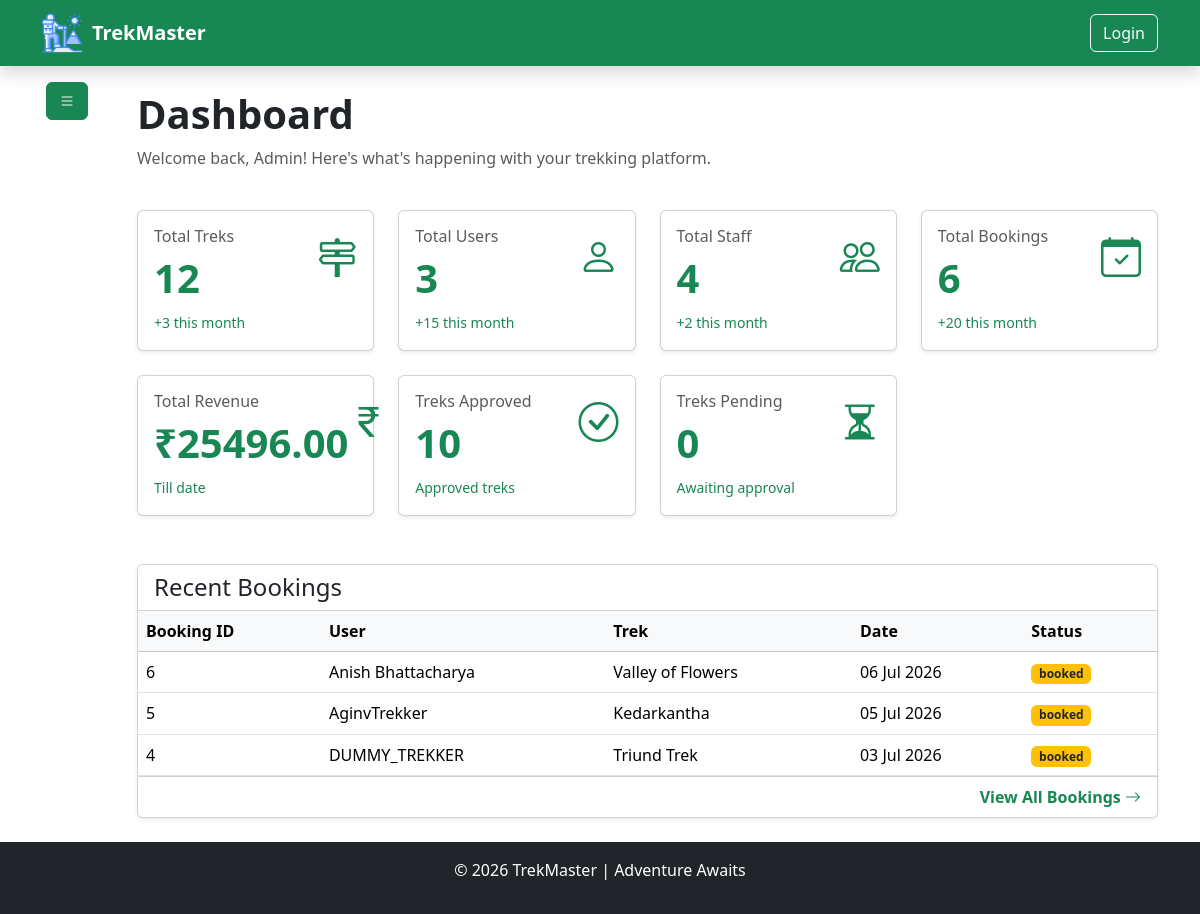
The page /admin/dashboard (signed in) on the database its author committed.
### model/model.py (models this page shows, shortened)
class BaseModel(TimeStampMixin, db.Model):
    __abstract__ = True  ## means this class is not a table in the database, but it can be inherited by other models to have common fields [new concept of abstract base class in SQLAlchemy]
    id = db.Column(db.Integer, primary_key=True)

class BookingModel(BaseModel):
    __tablename__ = "bookings"
    user_id = db.Column(db.Integer, db.ForeignKey("users.id"), nullable=False)
    trek_id = db.Column(db.Integer, db.ForeignKey("treks.id"), nullable=False)
    booking_date = db.Column(db.DateTime, default=datetime.utcnow, nullable=False)
    status = db.Column(
        db.Enum(BookingStatus), default=BookingStatus.BOOKED, nullable=False
    )
    payment_status = db.Column(
        db.Enum(PaymentStatus), default=PaymentStatus.PENDING, nullable=False
    )
    amount_paid = db.Column(db.Numeric(10, 2), nullable=False, default=0.00)
    booking_cancel_date = db.Column(db.DateTime, nullable=True)
    booking_cancel_reason = db.Column(db.String(500), nullable=True)
    __table_args__ = (
        db.UniqueConstraint(
            "user_id", "trek_id", name="unique_user_trek_booking"
        ),  ## only one user can book a trek at a time
    )

class UserModel(BaseModel):  ## trekkers [by default] , staff [call StaffModel] , admin [programitically created]
    __tablename__ = "users"
    username = db.Column(db.String(50), nullable=False)
    email = db.Column(db.String(100), unique=True, nullable=False)
    phone = db.Column(db.String(15), unique=True, nullable=False)
    password_hash = db.Column(db.String(128), nullable=False)
    role = db.Column(db.Enum(UserRole), default=UserRole.TREKKER, nullable=False)
    """
    # db.Enum is used to store the enum values in the database as strings, and it will automatically handle the conversion between the enum and the string representation in the database.
    # raw syntax : db.Enum("admin" , "user" , "staff" , name = "user_roles")  # this is the raw syntax to create enum in SQLAlchemy, but we are using python enum class to create enum and then using it in the model.
    """
    is_active = db.Column(db.Boolean, default=True, nullable=False)
    is_blacklisted = db.Column(db.Boolean, default=False, nullable=False)
    blacklisted_reason = db.Column(db.String(500), nullable=True)
    bookings = db.relationship(
        "BookingModel",  ## here we specify the python model name not the table name
        backref=db.backref("user", lazy=True), # gives booking132.user to access the user who made the booking
        foreign_keys="BookingModel.user_id",  # which foreign key should be used
        lazy=True,
        cascade="all, delete-orphan",  # if a user is deleted, all their bookings will be deleted as well
    )
    staff_profile = db.relationship(
        "StaffModel",
        backref=db.backref("user", uselist=False),
        uselist=False,
        cascade="all, delete-orphan",
    )
    reviews = db.relationship(
        "TrekReviewModel",
        backref=db.backref("user", lazy=True),
        foreign_keys="TrekReviewModel.user_id",
        lazy=True,
        cascade="all, delete-orphan",
    )

class TrekModel(BaseModel):
    __tablename__ = "treks"
    name = db.Column(db.String(100), nullable=False)
    location = db.Column(db.String(100), nullable=False)
    difficulty = db.Column(db.Enum(TrekDifficulty), nullable=False)
    duration = db.Column(db.Integer, nullable=False)  # in days
    total_slots = db.Column(db.Integer, nullable=False, default=10)
    available_slots = db.Column(db.Integer, nullable=False, default=10)
    price = db.Column(db.Numeric(10, 2), nullable=False)
    description = db.Column(db.String(600), nullable=True)
    image_url = db.Column(db.String(200), nullable=True)
    starting_at = db.Column(db.DateTime, nullable=False, default=datetime.utcnow)
    ending_at = db.Column(db.DateTime, nullable=False)
    status = db.Column(db.Enum(TrekStatus), default=TrekStatus.PENDING, nullable=False)
    assigned_staff_id = db.Column(db.Integer, db.ForeignKey("staffs.id"), nullable=True)
    bookings = db.relationship(
        "BookingModel", backref=db.backref("trek", lazy=True), lazy=True, cascade="all, delete-orphan"
    )  # one to many relationship with BookingModel
    reviews = db.relationship(
        "TrekReviewModel", backref=db.backref("trek", lazy=True), lazy=True, cascade="all, delete-orphan"
    )  # one to many relationship with ReviewModel
    __table_args__ = (
        db.CheckConstraint(
            "available_slots <= total_slots", name="check_available_slots"
        ),
        db.CheckConstraint("starting_at < ending_at", name="ending before start constraint"),
        db.CheckConstraint("price >= 0", name="zero_price_constraint"),
    )

### utils/authentication.py (the view)
    def wrapper(*args , **kwargs):
        if "user_id" not in session:
            flash("Please log in to access this page.", "danger")
            return redirect("/auth/login")
        user = UserModel.query.filter_by(id=session["user_id"]).first()
        if not user:
            flash("User not found.", "danger")
            return redirect("/auth/login")
        return func(
            *args,
            **kwargs
        )

### templates/admin/dashboard.html (shortened to what this page needs)
{% extends "base.html" %}
{% block content %}
<div class="container">
    <div class="row flex justify-content-between ">
        <div class="col-1 p-0">
            {% include "admin/sidebar.html" %}
        </div>
        <div class="col-11 ">
            <div class="py-4">
                <h1 class="fw-bold">
                    Dashboard
                </h1>
                <p class="text-muted">
                    Welcome back, Admin!
                    Here's what's happening with your trekking platform.
                </p>
                <div class="row g-4 mt-2">
                    <div class="col-md-6 col-lg-3">
                        <div class="card shadow-sm">
                            <div class="card-body">
                                <div class="d-flex justify-content-between">
                                    <div>
                                        <h6 class="text-muted">
                                            Total Treks
                                        </h6>
                                        <h1 class="text-success fw-bold">
                                           {{ total_treks }}
                                        </h1>
                                        <small class="text-success">
                                            +3 this month
                                        </small>
                                    </div>
                                    <div>
                                        <i class="bi bi-signpost-2 fs-1 text-success"></i>
                                    </div>
                                </div>
                            </div>
                        </div>
                    </div>
                    <div class="col-md-6 col-lg-3">
                        <div class="card shadow-sm">
                            <div class="card-body">
                                <div class="d-flex justify-content-between">
                                    <div>
                                        <h6 class="text-muted">
                                            Total Users
                                        </h6>
                                        <h1 class="text-success fw-bold">
                                            {{ total_trekkers }}
                                        </h1>
                                        <small class="text-success">
                                            +15 this month
                                        </small>
                                    </div>
                                    <i class="bi bi-person fs-1 text-success"></i>
                                </div>
                            </div>
                        </div>
                    </div>
                    <div class="col-md-6 col-lg-3">
                        <div class="card shadow-sm">
                            <div class="card-body">
                                <div class="d-flex justify-content-between">
                                    <div>
                                        <h6 class="text-muted">
                                            Total Staff
                                        </h6>
                                        <h1 class="text-success fw-bold">
                                            {{ total_staff }}
                                        </h1>
                                        <small class="text-success">
                                            +2 this month
                                        </small>
                                    </div>
                                    <i class="bi bi-people fs-1 text-success"></i>
                                </div>
                            </div>
                        </div>
                    </div>
                    <div class="col-md-6 col-lg-3">
                        <div class="card shadow-sm">
                            <div class="card-body">
                                <div class="d-flex justify-content-between">
                                    <div>
                                        <h6 class="text-muted">
                                            Total Bookings
                                        </h6>
                                        <h1 class="text-success fw-bold">
                                            {{ total_bookings }}
                                        </h1>
                                        <small class="text-success">
                                            +20 this month
                                        </small>
                                    </div>
                                    <i class="bi bi-calendar-check fs-1 text-success"></i>
                                </div>
                            </div>
                        </div>
                    </div>
                    <div class="col-md-6 col-lg-3">
                        <div class="card shadow-sm">
                            <div class="card-body">
                                <div class="d-flex justify-content-between">
                                    <div>
                                        <h6 class="text-muted">
                                            Total Revenue
                                        </h6>
                                        <h1 class="text-success fw-bold">
                                            ₹{{ total_revenue_till_data }}
                                        </h1>
                                        <small class="text-success">
                                            Till date
                                        </small>
                                    </div>
                                    <i class="bi bi-currency-rupee fs-1 text-success"></i>
                                </div>
                            </div>
                        </div>
                    </div>
                    <div class="col-md-6 col-lg-3">
                        <div class="card shadow-sm">
                            <div class="card-body">
                                <div class="d-flex justify-content-between">
                                    <div>
                                        <h6 class="text-muted">
                                            Treks Approved
                                        </h6>
                                        <h1 class="text-success fw-bold">
                                            {{ treks_approved }}
                                        </h1>
                                        <small class="text-success">
                                            Approved treks
                                        </small>
                                    </div>
                                    <i class="bi bi-check-circle fs-1 text-success"></i>
                                </div>
                            </div>
                        </div>
                    </div>
                    <div class="col-md-6 col-lg-3">
                        <div class="card shadow-sm">
                            <div class="card-body">
                                <div class="d-flex justify-content-between">
                                    <div>
                                        <h6 class="text-muted">
                                            Treks Pending
                                        </h6>
                                        <h1 class="text-success fw-bold">
                                            {{ treks_pending }}
                                        </h1>
                                        <small class="text-success">
                                            Awaiting approval
                                        </small>
                                    </div>
                                    <i class="bi bi-hourglass-split fs-1 text-success"></i>
                                </div>
                            </div>
                        </div>
                    </div>
                </div>
                <div class="card shadow-sm mt-5">
                    <div class="card-header bg-white">
                        <h4 class="mb-0">
                            Recent Bookings
                        </h4>
                    </div>
                    <div class="table-responsive">
                        <table class="table table-hover align-middle mb-0">
                            <thead class="table-light">
                                <tr>
                                    <th>Booking ID</th>
                                    <th>User</th>
                                    <th>Trek</th>
                                    <th>Date</th>
                                    <th>Status</th>
                                </tr>
                            </thead>
                            <tbody>
                                {% for booking in fresh_bookings %}
                                <tr>
                                    <td>{{ booking.id }}</td>
                                    <td>{{ booking.user.username }}</td>
                                    <td>{{ booking.trek.name }}</td>
                                    <td>{{ booking.booking_date.strftime('%d %b %Y') }}</td>
                                    <td>
                                        {% if booking.status.value == 'booked' %}
                                        <span class="badge bg-warning text-dark">
                                            {{ booking.status.value }}
                                        </span>
                                        {% elif booking.status.value == 'cancelled' %}
                                        <span class="badge bg-danger">
                                            {{ booking.status.value }}
                                        </span>
                                        {% elif booking.status.value == 'completed' %}
                                        <span class="badge bg-success">
                                            {{ booking.status.value }}
                                        </span>
                                        {% else %}
                                        <span class="badge bg-secondary">
                                            {{ booking.status.value }}
                                        </span>
                                        {% endif %}
                                    </td>
                                </tr>
                                {% endfor %}
                            </tbody>
                        </table>
                    </div>
                    <div class="card-footer bg-white text-end">
                        <a
                            href="/admin/bookings"
                            class="text-success text-decoration-none fw-semibold">
                            View All Bookings
                            <i class="bi bi-arrow-right"></i>
                        </a>
                    </div>
                </div>
            </div>
        </div>
    </div>
</div>
{% endblock %}

### rows shown on the page
BookingModel: id "6", user.username "Anish Bhattacharya", trek.name "Valley of Flowers", booking_date "06 Jul 2026", status.value "booked"
BookingModel: id "5", user.username "AginvTrekker", trek.name "Kedarkantha", booking_date "05 Jul 2026", status.value "booked"
BookingModel: id "4", user.username "DUMMY_TREKKER", trek.name "Triund Trek", booking_date "03 Jul 2026", status.value "booked"

### other values the page prints
{{ total_treks }} "12"
{{ total_trekkers }} "3"
{{ total_staff }} "4"
{{ total_bookings }} "6"
{{ total_revenue_till_data }} "25496.00"
{{ treks_approved }} "10"
{{ treks_pending }} "0"
